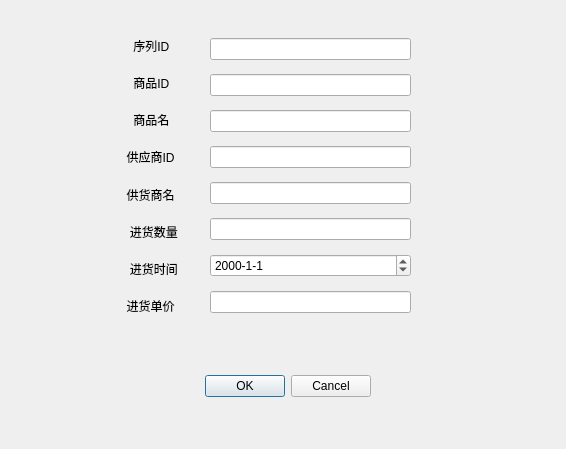
<?xml version="1.0" encoding="UTF-8"?>
<ui version="4.0">
 <class>Dialog4</class>
 <widget class="QDialog" name="Dialog4">
  <property name="geometry">
   <rect>
    <x>0</x>
    <y>0</y>
    <width>566</width>
    <height>449</height>
   </rect>
  </property>
  <property name="windowTitle">
   <string>Dialog</string>
  </property>
  <widget class="QDialogButtonBox" name="buttonBox">
   <property name="geometry">
    <rect>
     <x>30</x>
     <y>370</y>
     <width>341</width>
     <height>32</height>
    </rect>
   </property>
   <property name="orientation">
    <enum>Qt::Horizontal</enum>
   </property>
   <property name="standardButtons">
    <set>QDialogButtonBox::Cancel|QDialogButtonBox::Ok</set>
   </property>
  </widget>
  <widget class="QWidget" name="verticalLayoutWidget">
   <property name="geometry">
    <rect>
     <x>210</x>
     <y>30</y>
     <width>201</width>
     <height>291</height>
    </rect>
   </property>
   <layout class="QVBoxLayout" name="verticalLayout">
    <item>
     <widget class="QLineEdit" name="lineEdit"/>
    </item>
    <item>
     <widget class="QLineEdit" name="lineEdit_2"/>
    </item>
    <item>
     <widget class="QLineEdit" name="lineEdit_5"/>
    </item>
    <item>
     <widget class="QLineEdit" name="lineEdit_3"/>
    </item>
    <item>
     <widget class="QLineEdit" name="lineEdit_6"/>
    </item>
    <item>
     <widget class="QLineEdit" name="lineEdit_4"/>
    </item>
    <item>
     <widget class="QDateEdit" name="dateEdit">
      <property name="displayFormat">
       <string>yyyy-M-d</string>
      </property>
      <property name="date">
       <date>
        <year>2000</year>
        <month>1</month>
        <day>1</day>
       </date>
      </property>
     </widget>
    </item>
    <item>
     <widget class="QLineEdit" name="lineEdit_7"/>
    </item>
   </layout>
  </widget>
  <widget class="QWidget" name="verticalLayoutWidget_2">
   <property name="geometry">
    <rect>
     <x>120</x>
     <y>30</y>
     <width>91</width>
     <height>291</height>
    </rect>
   </property>
   <layout class="QVBoxLayout" name="verticalLayout_2">
    <item>
     <widget class="QLabel" name="label">
      <property name="text">
       <string>    序列ID</string>
      </property>
     </widget>
    </item>
    <item>
     <widget class="QLabel" name="label_2">
      <property name="text">
       <string>    商品ID</string>
      </property>
     </widget>
    </item>
    <item>
     <widget class="QLabel" name="label_6">
      <property name="text">
       <string>    商品名</string>
      </property>
     </widget>
    </item>
    <item>
     <widget class="QLabel" name="label_3">
      <property name="text">
       <string>  供应商ID</string>
      </property>
     </widget>
    </item>
    <item>
     <widget class="QLabel" name="label_7">
      <property name="text">
       <string>  供货商名</string>
      </property>
     </widget>
    </item>
    <item>
     <widget class="QLabel" name="label_4">
      <property name="text">
       <string>   进货数量</string>
      </property>
     </widget>
    </item>
    <item>
     <widget class="QLabel" name="label_5">
      <property name="text">
       <string>   进货时间</string>
      </property>
     </widget>
    </item>
    <item>
     <widget class="QLabel" name="label_8">
      <property name="text">
       <string>  进货单价</string>
      </property>
     </widget>
    </item>
   </layout>
  </widget>
 </widget>
 <resources/>
 <connections>
  <connection>
   <sender>buttonBox</sender>
   <signal>accepted()</signal>
   <receiver>Dialog4</receiver>
   <slot>accept()</slot>
   <hints>
    <hint type="sourcelabel">
     <x>248</x>
     <y>254</y>
    </hint>
    <hint type="destinationlabel">
     <x>157</x>
     <y>274</y>
    </hint>
   </hints>
  </connection>
  <connection>
   <sender>buttonBox</sender>
   <signal>rejected()</signal>
   <receiver>Dialog4</receiver>
   <slot>reject()</slot>
   <hints>
    <hint type="sourcelabel">
     <x>316</x>
     <y>260</y>
    </hint>
    <hint type="destinationlabel">
     <x>286</x>
     <y>274</y>
    </hint>
   </hints>
  </connection>
 </connections>
</ui>
